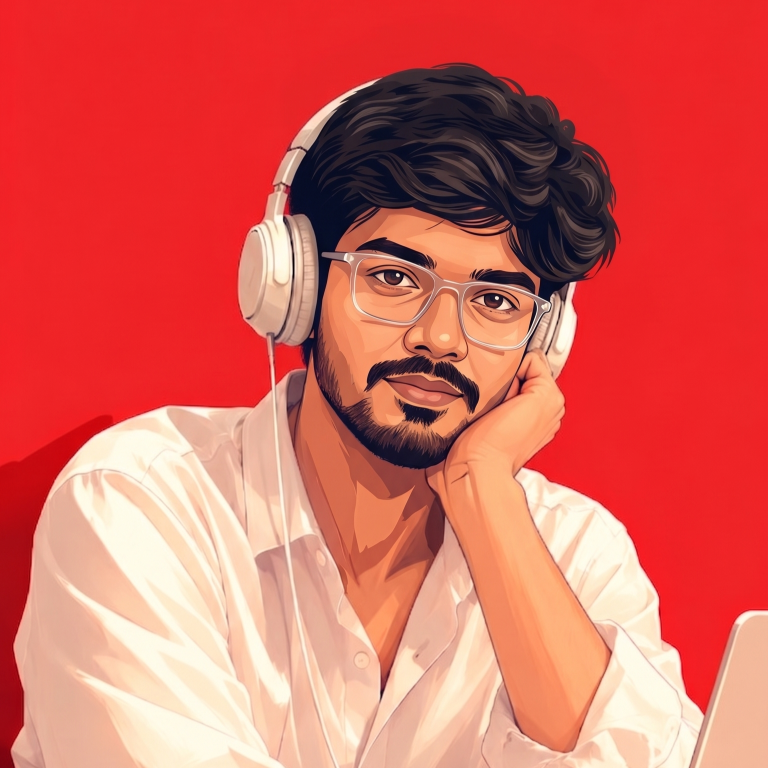
#> input picture assets/image.png, 1536 x 1536 px (shown at 1/2 size)
$ python generate_banner.py
#> lines starting #> are read from the running program, lines starting #| are printed output that depends on the picture; after the words box and inside, x2 and y2 are one past the last pixel; in counts of white or black regions, pixels touching at a corner belong together
#!/usr/bin/env python3
"""
GitHub Profile Banner Generator — Seamless Grid-Free Portrait Line-by-Line Printing Loop.

Design:
  - Left panel (380×485): Complete, seamless dithered portrait of Surya Prakash
    (grid pattern/graph paper lines completely erased via morphological closing & median filtering)
  - Animation: Matrix / Holographic print effect — scans and prints line-by-line from top to bottom,
    holds full portrait, then smoothly resets in a continuous loop.
  - NO third-party logos (no Python, Docker, Git logos)
  - Right panel (680×485): SYSTEM.INFO terminal details with dotted leaders & textLength locking
"""

import os, math, random
import numpy as np
from PIL import Image, ImageOps, ImageEnhance, ImageFilter
from scipy.ndimage import grey_closing, median_filter, binary_closing, binary_fill_holes

# ── Paths ──────────────────────────────────────────────────────────────────────
SCRIPT_DIR  = os.path.dirname(os.path.abspath(__file__))
ROOT        = os.path.dirname(os.path.dirname(SCRIPT_DIR))   # repo root
ASSETS      = os.path.join(ROOT, "assets")

# ── Palette ────────────────────────────────────────────────────────────────────
THEMES = {
    "dark": {
        "bg":           "#0A101F",
        "frame":        "#1E293B",
        "bar":          "#0B1222",
        "label":        "#94A3B8",
        "value":        "#F8FAFC",
        "leader":       "#334155",
        "header_text":  "#E2E8F0",
        "chrome":       "#22D3EE",
        "portrait_col": "#A78BFA",
        "laser":        "#22D3EE",
        "pill_text":    "#0A101F",
    },
    "light": {
        "bg":           "#F8FAFC",
        "frame":        "#E2E8F0",
        "bar":          "#F1F5F9",
        "label":        "#64748B",
        "value":        "#0F172A",
        "leader":       "#CBD5E1",
        "header_text":  "#0F172A",
        "chrome":       "#0891B2",
        "portrait_col": "#7C3AED",
        "laser":        "#0891B2",
        "pill_text":    "#FFFFFF",
    },
}

# ── Layout constants ───────────────────────────────────────────────────────────
SVG_W, SVG_H  = 1180, 610
LEFT_X, LEFT_Y, LEFT_W, LEFT_H = 40, 85, 380, 485
INFO_X, INFO_Y, INFO_W, INFO_H = 460, 85, 680, 485
PORTRAIT_CX, PORTRAIT_CY       = 230, 305   # center of left panel

PRINT_LOOP_DUR = 6.0   # seconds per full print loop

# ── Floyd-Steinberg dithering ──────────────────────────────────────────────────
def dither_fs(arr_float: np.ndarray) -> np.ndarray:
    a   = arr_float.copy().astype(float)
    h, w = a.shape
    out  = np.zeros((h, w), dtype=np.uint8)
    for y in range(h):
        rev = (y % 2 == 1)
        xs  = range(w-1, -1, -1) if rev else range(w)
        for x in xs:
            old = a[y, x]
            new = 255 if old > 127 else 0
            out[y, x] = new
            err = old - new
            if not rev:
                if x+1 < w:                     a[y, x+1]   += err * 7/16
                if y+1 < h and x-1 >= 0:        a[y+1, x-1] += err * 3/16
                if y+1 < h:                     a[y+1, x]   += err * 5/16
                if y+1 < h and x+1 < w:         a[y+1, x+1] += err * 1/16
            else:
                if x-1 >= 0:                     a[y, x-1]   += err * 7/16
                if y+1 < h and x+1 < w:         a[y+1, x+1] += err * 3/16
                if y+1 < h:                     a[y+1, x]   += err * 5/16
                if y+1 < h and x-1 >= 0:        a[y+1, x-1] += err * 1/16
    return out

def path_from_dots(dots: np.ndarray) -> str:
    return "".join(f"M{int(x)} {int(y)}h1.8v1.8h-1.8z" for x, y in dots)

def generate(mode: str) -> str:
#> called with mode = 'dark'
    t    = THEMES[mode]
    dark = (mode == "dark")
    svg  = []
    w    = svg.append

    print(f"  [{mode}] processing portrait (morphological closing + median filter to erase grid lines) …")
    img_pil = Image.open(os.path.join(ASSETS, "image.png")).convert("RGB")

    # 1. Resize image to 150x170 for portrait box
    img_resized = img_pil.resize((150, 170), Image.LANCZOS)
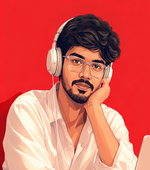
#> img_resized: PIL image 150x170 RGB; mean R, G, B 217, 100.3, 90.9
    gray = np.array(img_resized.convert("L"), dtype=float)

    # 2. Erase fine dark grid/graph-paper lines using grey_closing + median filter
    closed_gray = grey_closing(gray, size=(3, 3))
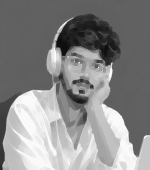
#> closed_gray: shape (170, 150) float64; min 14, max 255, mean 137.3
    median_gray = median_filter(closed_gray, size=3)

    # 3. Image contrast & unsharp mask on clean portrait
    img_clean = Image.fromarray(median_gray.astype(np.uint8))
    img_clean = ImageOps.autocontrast(img_clean, cutoff=1)
    img_clean = ImageEnhance.Contrast(img_clean).enhance(1.4)
    img_clean = img_clean.filter(ImageFilter.UnsharpMask(radius=2, percent=120))
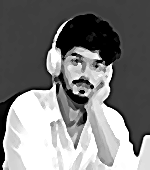
#> img_clean: PIL image 150x170 L; min 0, max 255, mean 124.2
    arr_clean = np.array(img_clean)
    gray_clean = np.array(img_clean.convert("L"), dtype=float)

    # 4. Red background segmentation
    arr_rgb = np.array(img_resized)
    bg_red = np.array([238, 36, 42], dtype=float)
    dist = np.linalg.norm(arr_rgb.astype(float) - bg_red, axis=2)
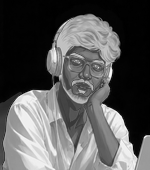
#> dist: shape (170, 150) float64; min 1.41, max 305.3, mean 107.1; drawn with min black and max white
    mask_subject = dist > 45
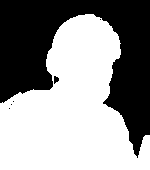
#> mask_subject: shape (170, 150) bool; 57.3% white; 6 black regions (4 under 20 px), largest, box (x1, y1, x2, y2) and area: (0, 0, 150, 158) 10856, (54, 76, 59, 84) 28
    mask_subject = binary_closing(mask_subject, iterations=2)
#> mask_subject: shape (170, 150) bool; 55.5% white; 2 black regions (1 under 20 px), largest, box (x1, y1, x2, y2) and area: (0, 0, 150, 170) 11335
    mask_subject = binary_fill_holes(mask_subject)
#> mask_subject: shape (170, 150) bool; 55.5% white; 1 black region, box (x1, y1, x2, y2) and area: (0, 0, 150, 170) 11335

    if dark:
        gray_final = np.where(mask_subject, gray_clean, 0.0)
    else:
        gray_final = np.where(mask_subject, 255.0 - gray_clean, 0.0)

    # 5. Floyd-Steinberg dithering
    dithered = dither_fs(gray_final)
#> after the loop in dither_fs, `for y in range(h):`:
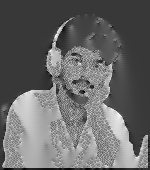
#> a: shape (170, 150) float64; min -102.8, max 358.4, mean 86.4; drawn with min black and max white
#> after the loop in dither_fs, `for y in range(h):`:
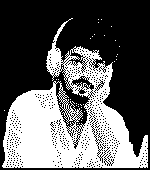
#> out: shape (170, 150); 37.4% white; 32 white regions (31 under 20 px), largest, box (x1, y1, x2, y2) and area: (2, 18, 148, 168) 9505
    rows, cols = np.where(dithered == 255)
#> rows = 9539 values from 18 to 167; cols = 9539 values, max 147 at index 5513, min 2 at index 9135, mean 68.68
    dot_x   = PORTRAIT_CX - 150 + cols * 2
#> dot_x = 9539 values, max 374 at index 5513, min 84 at index 9135, mean 217.4
    dot_y   = PORTRAIT_CY - 170 + rows * 2
#> dot_y = 9539 values from 171 to 469
    all_dots = np.column_stack((dot_x, dot_y))
#> all_dots = 9539 pairs, first value 84 to 374, second value 171 to 469
    print(f"  [{mode}] total portrait dots: {len(all_dots)}")
#|   [dark] total portrait dots: 9539

    # ── Group dots by y-coordinate (scanlines for printing) ────────────────────
    unique_y = np.unique(all_dots[:, 1])
#> unique_y = 150 values from 171 to 469
    unique_y.sort()

    lines_list = []
    for y_val in unique_y:
        pts_in_row = all_dots[all_dots[:, 1] == y_val]
        lines_list.append((y_val, pts_in_row))
#> this loop made 150 passes
#> y_val on passes 18, 23, 29, 30, 31, 32, 33, 34, 35, 36, 37, 38: 205, 215, 227, 229, 231, 233, 235, 237, 239, 241, 243, 245
#> (y_val, pts_in_row) on passes 1 to 6: (171, [[222, 171], [224, 171]]), (173, [[218, 173], [220, 173], [276, 173], [282, 173]]), (175, [[216, 175]]), (177, [[212, 177], [214, 177]]), (179, [[208, 179], [210, 179], [212, 179], [276, 179]]), (181, [[206, 181], [208, 181], [210, 181]])
#> after the loop, lines_list = 150 items

    num_lines = len(lines_list)
#> num_lines = 150
    print(f"  [{mode}] total scanlines: {num_lines}")
#|   [dark] total scanlines: 150

    min_y = float(unique_y.min())
#> min_y = 171
    max_y = float(unique_y.max())
#> max_y = 469

    # ── SVG header ─────────────────────────────────────────────────────────────
    w(f'<svg xmlns="http://www.w3.org/2000/svg" viewBox="0 0 {SVG_W} {SVG_H}"'
      f' width="{SVG_W}" height="{SVG_H}"'
      f' role="img" aria-label="Surya Prakash – Cloud &amp; Platform Engineer">')

    w('<style>')
    w(f'.bg{{fill:{t["bg"]}}}')
    w(f'.frm{{stroke:{t["frame"]};stroke-width:1.5;fill:none}}')
    w(f'.bar{{fill:{t["bar"]}}}')
    w(f'.th{{font-family:"Courier New",monospace;font-weight:bold;font-size:14px;fill:{t["header_text"]}}}')
    w(f'.lb{{font-family:"Courier New",monospace;font-size:14px;fill:{t["label"]}}}')
    w(f'.vl{{font-family:"Courier New",monospace;font-size:14px;fill:{t["value"]};font-weight:bold}}')
    w(f'.fl{{font-family:"Courier New",monospace;font-size:11px;fill:{t["label"]}}}')
    w(f'.dl{{stroke:{t["leader"]};stroke-dasharray:2 4;stroke-width:1.5;opacity:.4}}')
    w(f'.cp{{fill:{t["chrome"]}}}')
    w(f'.pt{{font-family:"Courier New",monospace;font-size:12px;fill:{t["pill_text"]};font-weight:bold}}')
    w('@keyframes pulse{0%{opacity:.3}50%{opacity:1}100%{opacity:.3}}')
    w('.live{fill:#EF4444;animation:pulse 2s infinite ease-in-out}')
    w('</style>')

    # ── Background ─────────────────────────────────────────────────────────────
    w(f'<rect width="{SVG_W}" height="{SVG_H}" class="bg" rx="12"/>')

    # ── Terminal chrome ─────────────────────────────────────────────────────────
    w(f'<rect x="5" y="5" width="{SVG_W-10}" height="45" class="bar" rx="8"/>')
    w(f'<rect x="5" y="25" width="{SVG_W-10}" height="25" class="bar"/>')
    w('<circle cx="28" cy="28" r="6" fill="#EF4444"/>')
    w('<circle cx="48" cy="28" r="6" fill="#F59E0B"/>')
    w('<circle cx="68" cy="28" r="6" fill="#10B981"/>')
    w(f'<text x="{SVG_W//2}" y="33" text-anchor="middle" class="th">profile.sh --live</text>')
    w(f'<circle cx="{SVG_W-100}" cy="28" r="5" class="live"/>')
    w(f'<text x="{SVG_W-88}" y="32" class="th" style="font-size:11px;fill:#EF4444">LIVE</text>')
    w(f'<rect x="110" y="16" width="110" height="24" class="cp" rx="4"/>')
    w(f'<text x="165" y="32" text-anchor="middle" class="pt">@Aries-Surya</text>')

    # ── VISUAL.MAP frame ────────────────────────────────────────────────────────
    w(f'<rect x="{LEFT_X}" y="{LEFT_Y}" width="{LEFT_W}" height="{LEFT_H}" class="frm" rx="6"/>')
    w(f'<rect x="{LEFT_X+20}" y="{LEFT_Y-8}" width="90" height="15" class="bg"/>')
    w(f'<text x="{LEFT_X+25}" y="{LEFT_Y+4}" class="fl">VISUAL.MAP</text>')

    # ── Laser Scan Beam ─────────────────────────────────────────────────────────
    scan_y_start = min_y - 10
#> scan_y_start = 161
    scan_y_end   = max_y + 10
#> scan_y_end = 479
    w(f'<line x1="{PORTRAIT_CX-80}" y1="{scan_y_start}" x2="{PORTRAIT_CX+80}" y2="{scan_y_start}"'
      f' stroke="{t["laser"]}" stroke-width="2" opacity="0.95">')
    w(f'  <animate attributeName="y1" values="{scan_y_start};{scan_y_end};{scan_y_end};{scan_y_start}"'
      f' keyTimes="0;0.5833;0.90;1" dur="{PRINT_LOOP_DUR}s" repeatCount="indefinite"/>')
    w(f'  <animate attributeName="y2" values="{scan_y_start};{scan_y_end};{scan_y_end};{scan_y_start}"'
      f' keyTimes="0;0.5833;0.90;1" dur="{PRINT_LOOP_DUR}s" repeatCount="indefinite"/>')
    w(f'  <animate attributeName="opacity" values="0.95;0.95;0;0"'
      f' keyTimes="0;0.5833;0.65;1" dur="{PRINT_LOOP_DUR}s" repeatCount="indefinite"/>')
    w('</line>')

    # ── Line-by-Line Printed Portrait ─────────────────────────────────────────
    w('<g id="portrait-lines">')
    for idx, (y_val, pts) in enumerate(lines_list):
        d_str = path_from_dots(pts)
        row_frac = 0.5833 * (idx / max(num_lines - 1, 1))
        kt_appear = f"{row_frac:.4f}"
        kt_hold   = "0.8333"
        kt_fade   = "0.9500"

        w(f'  <path d="{d_str}" fill="{t["portrait_col"]}" shape-rendering="geometricPrecision" opacity="0">')
        w(f'  <animate attributeName="opacity" values="0;0;1;1;0;0"'
          f' keyTimes="0;{kt_appear};{kt_appear};{kt_hold};{kt_fade};1"'
          f' dur="{PRINT_LOOP_DUR}s" repeatCount="indefinite"/>')
        w('</path>')
#> this loop made 150 passes
#> (y_val, row_frac, kt_appear) on passes 18, 23, 29, 30, 31, 32, 33, 34, 35, 36, 37, 38: (205, 0.0666, '0.0666'), (215, 0.0861, '0.0861'), (227, 0.11, '0.1096'), (229, 0.114, '0.1135'), (231, 0.117, '0.1174'), (233, 0.121, '0.1214'), (235, 0.125, '0.1253'), (237, 0.129, '0.1292'), (239, 0.133, '0.1331'), (241, 0.137, '0.1370'), (243, 0.141, '0.1409'), (245, 0.145, '0.1448')
#> (y_val, pts, row_frac, kt_appear) on passes 1, 2, 4, 5, 6, 7: (171, [[222, 171], [224, 171]], 0, '0.0000'), (173, [[218, 173], [220, 173], [276, 173], [282, 173]], 0.00391, '0.0039'), (177, [[212, 177], [214, 177]], 0.0117, '0.0117'), (179, [[208, 179], [210, 179], [212, 179], [276, 179]], 0.0157, '0.0157'), (181, [[206, 181], [208, 181], [210, 181]], 0.0196, '0.0196'), (183, [[204, 183], [206, 183], [208, 183]], 0.0235, '0.0235')
    w('</g>')

    # ── SYSTEM.INFO frame ───────────────────────────────────────────────────────
    w(f'<rect x="{INFO_X}" y="{INFO_Y}" width="{INFO_W}" height="{INFO_H}" class="frm" rx="6"/>')
    w(f'<rect x="{INFO_X+20}" y="{INFO_Y-8}" width="90" height="15" class="bg"/>')
    w(f'<text x="{INFO_X+25}" y="{INFO_Y+4}" class="fl">SYSTEM.INFO</text>')

    # Info rows
    rows_data = [
        ("Subject",       "Surya Prakash"),
        ("Role",          "Cloud & Platform Engineer @ ZEB"),
        ("Origin",        "Chennai, India"),
        ("Education",     "B.E. Computer Science"),
        ("Status",        "Building + Learning + Shipping"),
        ("ToolChain",     "Terraform, Kubernetes, ArgoCD, Docker"),
        ("Core.Lang",     "Python, C, Java, PowerShell, JS, TS"),
        ("Core.Frontend", "Angular, React, HTML5"),
        ("Core.Backend",  "NodeJS, Django, Flask, FastAPI"),
        ("Core.Database", "MySQL, MongoDB"),
        ("Core.Infra",    "AWS (ECS, EKS, Lambda), Terraform, ArgoCD"),
        ("Grid.Mail",     "suryaprakash.g.official@gmail.com"),
        ("Grid.Portfolio","suryaprakash-portfolio.vercel.app"),
        ("Grid.LinkedIn", "linkedin.com/in/suryaprakash81"),
        ("Grid.GitHub",   "github.com/Aries-Surya"),
    ]

    y_start = INFO_Y + 40
    y_gap   = 23
    x_left  = INFO_X + 20
    x_right = INFO_X + INFO_W - 20

    for i, (label, value) in enumerate(rows_data):
        y = y_start + i * y_gap
        lw = len(label + " ") * 8.4
        vw = len(value) * 8.4
        x_line_start = x_left + lw
        x_line_end   = x_right - vw
        lbl_s = label.replace("&", "&amp;").replace("<", "&lt;")
        val_s = value.replace("&", "&amp;").replace("<", "&lt;")
        w(f'<text x="{x_left}" y="{y}" class="lb">{lbl_s} </text>')
        if x_line_end > x_line_start + 5:
            w(f'<line x1="{x_line_start:.1f}" y1="{y-4}" x2="{x_line_end:.1f}" y2="{y-4}" class="dl"/>')
        w(f'<text x="{x_right}" y="{y}" text-anchor="end" class="vl"'
          f' textLength="{vw:.1f}" lengthAdjust="spacingAndGlyphs">{val_s}</text>')

    # Terminal prompt at bottom
    y_prompt = y_start + len(rows_data) * y_gap + 12
    w(f'<text x="{x_left}" y="{y_prompt}" class="lb"'
      f' style="fill:{t["chrome"]};font-weight:bold">'
      f'aries-surya@terminal:~$'
      f' <tspan style="fill:{t["value"]};font-weight:normal">./contact.sh --live</tspan>'
      f'</text>')

    w('</svg>')
    return "\n".join(svg)

if __name__ == "__main__":
    import sys
    for mode in ("dark", "light"):
        print(f"\nGenerating {mode}.svg (Morphological Grid-Free Portrait Line-by-Line Print Loop) …")
        content = generate(mode)
        out = os.path.join(ROOT, f"{mode}.svg")
        with open(out, "w", encoding="utf-8") as f:
            f.write(content)
        kb = os.path.getsize(out) / 1024
        print(f"  Wrote {out}  ({kb:.0f} KB)")
    print("\nDone. Grid-free portrait banner updated successfully.")
